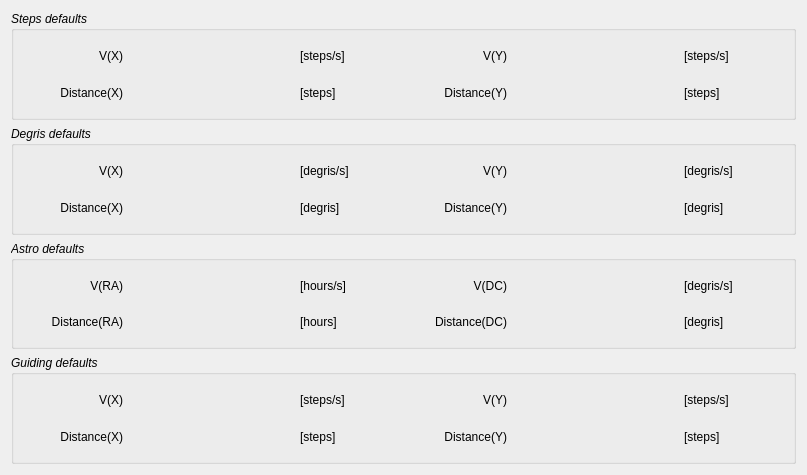
<?xml version="1.0" encoding="UTF-8"?>
<ui version="4.0">
 <class>tlinsWPilotSettings</class>
 <widget class="QWidget" name="tlinsWPilotSettings">
  <property name="geometry">
   <rect>
    <x>0</x>
    <y>0</y>
    <width>807</width>
    <height>475</height>
   </rect>
  </property>
  <property name="windowTitle">
   <string>Form</string>
  </property>
  <layout class="QVBoxLayout" name="verticalLayout_2">
   <item>
    <widget class="QGroupBox" name="groupBox">
     <property name="font">
      <font>
       <italic>true</italic>
      </font>
     </property>
     <property name="title">
      <string>Steps defaults</string>
     </property>
     <layout class="QGridLayout" name="gridLayout">
      <item row="0" column="1">
       <widget class="tlinsWDecimalValue" name="stepsVX" native="true">
        <property name="sizePolicy">
         <sizepolicy hsizetype="Preferred" vsizetype="Preferred">
          <horstretch>0</horstretch>
          <verstretch>0</verstretch>
         </sizepolicy>
        </property>
        <property name="minimumSize">
         <size>
          <width>165</width>
          <height>0</height>
         </size>
        </property>
        <property name="font">
         <font>
          <italic>false</italic>
         </font>
        </property>
       </widget>
      </item>
      <item row="0" column="4">
       <widget class="tlinsWDecimalValue" name="stepsVY" native="true">
        <property name="minimumSize">
         <size>
          <width>165</width>
          <height>0</height>
         </size>
        </property>
        <property name="font">
         <font>
          <italic>false</italic>
         </font>
        </property>
       </widget>
      </item>
      <item row="1" column="0">
       <widget class="QLabel" name="label_8">
        <property name="font">
         <font>
          <italic>false</italic>
         </font>
        </property>
        <property name="text">
         <string>Distance(X)</string>
        </property>
        <property name="alignment">
         <set>Qt::AlignRight|Qt::AlignTrailing|Qt::AlignVCenter</set>
        </property>
       </widget>
      </item>
      <item row="0" column="3">
       <widget class="QLabel" name="label_6">
        <property name="font">
         <font>
          <italic>false</italic>
         </font>
        </property>
        <property name="text">
         <string>V(Y)</string>
        </property>
        <property name="alignment">
         <set>Qt::AlignRight|Qt::AlignTrailing|Qt::AlignVCenter</set>
        </property>
       </widget>
      </item>
      <item row="1" column="3">
       <widget class="QLabel" name="label_9">
        <property name="font">
         <font>
          <italic>false</italic>
         </font>
        </property>
        <property name="text">
         <string>Distance(Y)</string>
        </property>
        <property name="alignment">
         <set>Qt::AlignRight|Qt::AlignTrailing|Qt::AlignVCenter</set>
        </property>
       </widget>
      </item>
      <item row="0" column="2">
       <widget class="QLabel" name="label_11">
        <property name="font">
         <font>
          <italic>false</italic>
         </font>
        </property>
        <property name="text">
         <string>[steps/s]</string>
        </property>
       </widget>
      </item>
      <item row="1" column="4">
       <widget class="tlinsWDecimalValue" name="stepsY" native="true">
        <property name="minimumSize">
         <size>
          <width>165</width>
          <height>0</height>
         </size>
        </property>
        <property name="font">
         <font>
          <italic>false</italic>
         </font>
        </property>
       </widget>
      </item>
      <item row="1" column="1">
       <widget class="tlinsWDecimalValue" name="stepsX" native="true">
        <property name="sizePolicy">
         <sizepolicy hsizetype="Preferred" vsizetype="Preferred">
          <horstretch>0</horstretch>
          <verstretch>0</verstretch>
         </sizepolicy>
        </property>
        <property name="minimumSize">
         <size>
          <width>165</width>
          <height>0</height>
         </size>
        </property>
        <property name="font">
         <font>
          <italic>false</italic>
         </font>
        </property>
       </widget>
      </item>
      <item row="0" column="0">
       <widget class="QLabel" name="label">
        <property name="font">
         <font>
          <italic>false</italic>
         </font>
        </property>
        <property name="text">
         <string>V(X)</string>
        </property>
        <property name="alignment">
         <set>Qt::AlignRight|Qt::AlignTrailing|Qt::AlignVCenter</set>
        </property>
       </widget>
      </item>
      <item row="0" column="5">
       <widget class="QLabel" name="label_12">
        <property name="font">
         <font>
          <italic>false</italic>
         </font>
        </property>
        <property name="text">
         <string>[steps/s]</string>
        </property>
       </widget>
      </item>
      <item row="1" column="2">
       <widget class="QLabel" name="label_13">
        <property name="font">
         <font>
          <italic>false</italic>
         </font>
        </property>
        <property name="text">
         <string>[steps]</string>
        </property>
       </widget>
      </item>
      <item row="1" column="5">
       <widget class="QLabel" name="label_14">
        <property name="font">
         <font>
          <italic>false</italic>
         </font>
        </property>
        <property name="text">
         <string>[steps]</string>
        </property>
       </widget>
      </item>
     </layout>
    </widget>
   </item>
   <item>
    <widget class="QGroupBox" name="groupBox_2">
     <property name="font">
      <font>
       <italic>true</italic>
      </font>
     </property>
     <property name="title">
      <string>Degris defaults</string>
     </property>
     <layout class="QGridLayout" name="gridLayout_2">
      <item row="0" column="2">
       <widget class="QLabel" name="label_15">
        <property name="font">
         <font>
          <italic>false</italic>
         </font>
        </property>
        <property name="text">
         <string>[degris/s]</string>
        </property>
       </widget>
      </item>
      <item row="1" column="0">
       <widget class="QLabel" name="label_7">
        <property name="font">
         <font>
          <italic>false</italic>
         </font>
        </property>
        <property name="text">
         <string>Distance(X)</string>
        </property>
        <property name="alignment">
         <set>Qt::AlignRight|Qt::AlignTrailing|Qt::AlignVCenter</set>
        </property>
       </widget>
      </item>
      <item row="1" column="3">
       <widget class="QLabel" name="label_10">
        <property name="font">
         <font>
          <italic>false</italic>
         </font>
        </property>
        <property name="text">
         <string>Distance(Y)</string>
        </property>
        <property name="alignment">
         <set>Qt::AlignRight|Qt::AlignTrailing|Qt::AlignVCenter</set>
        </property>
       </widget>
      </item>
      <item row="1" column="4">
       <widget class="tlinsWCoordinateDegris" name="degrisY" native="true">
        <property name="minimumSize">
         <size>
          <width>165</width>
          <height>0</height>
         </size>
        </property>
        <property name="font">
         <font>
          <italic>false</italic>
         </font>
        </property>
       </widget>
      </item>
      <item row="0" column="3">
       <widget class="QLabel" name="label_5">
        <property name="font">
         <font>
          <italic>false</italic>
         </font>
        </property>
        <property name="text">
         <string>V(Y)</string>
        </property>
        <property name="alignment">
         <set>Qt::AlignRight|Qt::AlignTrailing|Qt::AlignVCenter</set>
        </property>
       </widget>
      </item>
      <item row="0" column="0">
       <widget class="QLabel" name="label_2">
        <property name="font">
         <font>
          <italic>false</italic>
         </font>
        </property>
        <property name="text">
         <string>V(X)</string>
        </property>
        <property name="alignment">
         <set>Qt::AlignRight|Qt::AlignTrailing|Qt::AlignVCenter</set>
        </property>
       </widget>
      </item>
      <item row="0" column="4">
       <widget class="tlinsWCoordinateDegris" name="degrisVY" native="true">
        <property name="minimumSize">
         <size>
          <width>165</width>
          <height>0</height>
         </size>
        </property>
        <property name="font">
         <font>
          <italic>false</italic>
         </font>
        </property>
       </widget>
      </item>
      <item row="1" column="1">
       <widget class="tlinsWCoordinateDegris" name="degrisX" native="true">
        <property name="sizePolicy">
         <sizepolicy hsizetype="Preferred" vsizetype="Preferred">
          <horstretch>0</horstretch>
          <verstretch>0</verstretch>
         </sizepolicy>
        </property>
        <property name="minimumSize">
         <size>
          <width>165</width>
          <height>0</height>
         </size>
        </property>
        <property name="font">
         <font>
          <italic>false</italic>
         </font>
        </property>
       </widget>
      </item>
      <item row="0" column="1">
       <widget class="tlinsWCoordinateDegris" name="degrisVX" native="true">
        <property name="sizePolicy">
         <sizepolicy hsizetype="Preferred" vsizetype="Preferred">
          <horstretch>0</horstretch>
          <verstretch>0</verstretch>
         </sizepolicy>
        </property>
        <property name="minimumSize">
         <size>
          <width>165</width>
          <height>0</height>
         </size>
        </property>
        <property name="font">
         <font>
          <italic>false</italic>
         </font>
        </property>
       </widget>
      </item>
      <item row="1" column="2">
       <widget class="QLabel" name="label_16">
        <property name="font">
         <font>
          <italic>false</italic>
         </font>
        </property>
        <property name="text">
         <string>[degris]</string>
        </property>
       </widget>
      </item>
      <item row="0" column="5">
       <widget class="QLabel" name="label_17">
        <property name="font">
         <font>
          <italic>false</italic>
         </font>
        </property>
        <property name="text">
         <string>[degris/s]</string>
        </property>
       </widget>
      </item>
      <item row="1" column="5">
       <widget class="QLabel" name="label_18">
        <property name="font">
         <font>
          <italic>false</italic>
         </font>
        </property>
        <property name="text">
         <string>[degris]</string>
        </property>
       </widget>
      </item>
     </layout>
    </widget>
   </item>
   <item>
    <widget class="QGroupBox" name="groupBox_3">
     <property name="font">
      <font>
       <italic>true</italic>
      </font>
     </property>
     <property name="title">
      <string>Astro defaults</string>
     </property>
     <layout class="QGridLayout" name="gridLayout_3">
      <item row="0" column="0">
       <widget class="QLabel" name="label_3">
        <property name="font">
         <font>
          <italic>false</italic>
         </font>
        </property>
        <property name="text">
         <string>V(RA)</string>
        </property>
        <property name="alignment">
         <set>Qt::AlignRight|Qt::AlignTrailing|Qt::AlignVCenter</set>
        </property>
       </widget>
      </item>
      <item row="0" column="4">
       <widget class="tlinsWCoordinateDeclination" name="astroVDC" native="true">
        <property name="minimumSize">
         <size>
          <width>165</width>
          <height>0</height>
         </size>
        </property>
        <property name="font">
         <font>
          <italic>false</italic>
         </font>
        </property>
       </widget>
      </item>
      <item row="0" column="2">
       <widget class="QLabel" name="label_20">
        <property name="font">
         <font>
          <italic>false</italic>
         </font>
        </property>
        <property name="text">
         <string>[hours/s]</string>
        </property>
       </widget>
      </item>
      <item row="0" column="3">
       <widget class="QLabel" name="label_19">
        <property name="font">
         <font>
          <italic>false</italic>
         </font>
        </property>
        <property name="text">
         <string>V(DC)</string>
        </property>
        <property name="alignment">
         <set>Qt::AlignRight|Qt::AlignTrailing|Qt::AlignVCenter</set>
        </property>
       </widget>
      </item>
      <item row="0" column="5">
       <widget class="QLabel" name="label_21">
        <property name="font">
         <font>
          <italic>false</italic>
         </font>
        </property>
        <property name="text">
         <string>[degris/s]</string>
        </property>
       </widget>
      </item>
      <item row="0" column="1">
       <widget class="tlinsWCoordinateHourAngle" name="astroVRA" native="true">
        <property name="sizePolicy">
         <sizepolicy hsizetype="Preferred" vsizetype="Preferred">
          <horstretch>0</horstretch>
          <verstretch>0</verstretch>
         </sizepolicy>
        </property>
        <property name="minimumSize">
         <size>
          <width>165</width>
          <height>0</height>
         </size>
        </property>
        <property name="font">
         <font>
          <italic>false</italic>
         </font>
        </property>
       </widget>
      </item>
      <item row="1" column="0">
       <widget class="QLabel" name="label_22">
        <property name="font">
         <font>
          <italic>false</italic>
         </font>
        </property>
        <property name="text">
         <string>Distance(RA)</string>
        </property>
        <property name="alignment">
         <set>Qt::AlignRight|Qt::AlignTrailing|Qt::AlignVCenter</set>
        </property>
       </widget>
      </item>
      <item row="1" column="1">
       <widget class="tlinsWCoordinateHourAngle" name="astroRA" native="true">
        <property name="sizePolicy">
         <sizepolicy hsizetype="Preferred" vsizetype="Preferred">
          <horstretch>0</horstretch>
          <verstretch>0</verstretch>
         </sizepolicy>
        </property>
        <property name="minimumSize">
         <size>
          <width>165</width>
          <height>0</height>
         </size>
        </property>
        <property name="font">
         <font>
          <italic>false</italic>
         </font>
        </property>
       </widget>
      </item>
      <item row="1" column="2">
       <widget class="QLabel" name="label_23">
        <property name="font">
         <font>
          <italic>false</italic>
         </font>
        </property>
        <property name="text">
         <string>[hours]</string>
        </property>
       </widget>
      </item>
      <item row="1" column="3">
       <widget class="QLabel" name="label_24">
        <property name="font">
         <font>
          <italic>false</italic>
         </font>
        </property>
        <property name="text">
         <string>Distance(DC)</string>
        </property>
        <property name="alignment">
         <set>Qt::AlignRight|Qt::AlignTrailing|Qt::AlignVCenter</set>
        </property>
       </widget>
      </item>
      <item row="1" column="4">
       <widget class="tlinsWCoordinateDeclination" name="astroDC" native="true">
        <property name="minimumSize">
         <size>
          <width>165</width>
          <height>0</height>
         </size>
        </property>
        <property name="font">
         <font>
          <italic>false</italic>
         </font>
        </property>
       </widget>
      </item>
      <item row="1" column="5">
       <widget class="QLabel" name="label_25">
        <property name="font">
         <font>
          <italic>false</italic>
         </font>
        </property>
        <property name="text">
         <string>[degris]</string>
        </property>
       </widget>
      </item>
     </layout>
    </widget>
   </item>
   <item>
    <widget class="QGroupBox" name="groupBox_4">
     <property name="font">
      <font>
       <italic>true</italic>
      </font>
     </property>
     <property name="title">
      <string>Guiding defaults</string>
     </property>
     <layout class="QGridLayout" name="gridLayout_4">
      <item row="0" column="0">
       <widget class="QLabel" name="label_4">
        <property name="font">
         <font>
          <italic>false</italic>
         </font>
        </property>
        <property name="text">
         <string>V(X)</string>
        </property>
        <property name="alignment">
         <set>Qt::AlignRight|Qt::AlignTrailing|Qt::AlignVCenter</set>
        </property>
       </widget>
      </item>
      <item row="0" column="2">
       <widget class="QLabel" name="label_29">
        <property name="font">
         <font>
          <italic>false</italic>
         </font>
        </property>
        <property name="text">
         <string>[steps/s]</string>
        </property>
       </widget>
      </item>
      <item row="0" column="3">
       <widget class="QLabel" name="label_26">
        <property name="font">
         <font>
          <italic>false</italic>
         </font>
        </property>
        <property name="text">
         <string>V(Y)</string>
        </property>
        <property name="alignment">
         <set>Qt::AlignRight|Qt::AlignTrailing|Qt::AlignVCenter</set>
        </property>
       </widget>
      </item>
      <item row="0" column="1">
       <widget class="tlinsWCoordinateHourAngle" name="guideVX" native="true">
        <property name="sizePolicy">
         <sizepolicy hsizetype="Preferred" vsizetype="Preferred">
          <horstretch>0</horstretch>
          <verstretch>0</verstretch>
         </sizepolicy>
        </property>
        <property name="minimumSize">
         <size>
          <width>165</width>
          <height>0</height>
         </size>
        </property>
       </widget>
      </item>
      <item row="0" column="4">
       <widget class="tlinsWCoordinateDeclination" name="guideVY" native="true">
        <property name="minimumSize">
         <size>
          <width>165</width>
          <height>0</height>
         </size>
        </property>
       </widget>
      </item>
      <item row="1" column="0">
       <widget class="QLabel" name="label_27">
        <property name="font">
         <font>
          <italic>false</italic>
         </font>
        </property>
        <property name="text">
         <string>Distance(X)</string>
        </property>
        <property name="alignment">
         <set>Qt::AlignRight|Qt::AlignTrailing|Qt::AlignVCenter</set>
        </property>
       </widget>
      </item>
      <item row="1" column="4">
       <widget class="tlinsWCoordinateDeclination" name="guideY" native="true">
        <property name="minimumSize">
         <size>
          <width>165</width>
          <height>0</height>
         </size>
        </property>
       </widget>
      </item>
      <item row="1" column="3">
       <widget class="QLabel" name="label_28">
        <property name="font">
         <font>
          <italic>false</italic>
         </font>
        </property>
        <property name="text">
         <string>Distance(Y)</string>
        </property>
        <property name="alignment">
         <set>Qt::AlignRight|Qt::AlignTrailing|Qt::AlignVCenter</set>
        </property>
       </widget>
      </item>
      <item row="1" column="2">
       <widget class="QLabel" name="label_30">
        <property name="font">
         <font>
          <italic>false</italic>
         </font>
        </property>
        <property name="text">
         <string>[steps]</string>
        </property>
       </widget>
      </item>
      <item row="1" column="1">
       <widget class="tlinsWCoordinateHourAngle" name="guideX" native="true">
        <property name="sizePolicy">
         <sizepolicy hsizetype="Preferred" vsizetype="Preferred">
          <horstretch>0</horstretch>
          <verstretch>0</verstretch>
         </sizepolicy>
        </property>
        <property name="minimumSize">
         <size>
          <width>165</width>
          <height>0</height>
         </size>
        </property>
       </widget>
      </item>
      <item row="0" column="5">
       <widget class="QLabel" name="label_31">
        <property name="font">
         <font>
          <italic>false</italic>
         </font>
        </property>
        <property name="text">
         <string>[steps/s]</string>
        </property>
       </widget>
      </item>
      <item row="1" column="5">
       <widget class="QLabel" name="label_32">
        <property name="font">
         <font>
          <italic>false</italic>
         </font>
        </property>
        <property name="text">
         <string>[steps]</string>
        </property>
       </widget>
      </item>
     </layout>
    </widget>
   </item>
  </layout>
 </widget>
 <customwidgets>
  <customwidget>
   <class>tlinsWDecimalValue</class>
   <extends>QWidget</extends>
   <header location="global">tlinswdecimalvalue.h</header>
   <container>1</container>
  </customwidget>
  <customwidget>
   <class>tlinsWCoordinateDeclination</class>
   <extends>QWidget</extends>
   <header>tlinswcoordinatedeclination.h</header>
   <container>1</container>
  </customwidget>
  <customwidget>
   <class>tlinsWCoordinateHourAngle</class>
   <extends>QWidget</extends>
   <header>tlinswcoordinatehourangle.h</header>
   <container>1</container>
  </customwidget>
  <customwidget>
   <class>tlinsWCoordinateDegris</class>
   <extends>QWidget</extends>
   <header>tlinswcoordinatedegris.h</header>
   <container>1</container>
  </customwidget>
 </customwidgets>
 <resources/>
 <connections/>
</ui>
